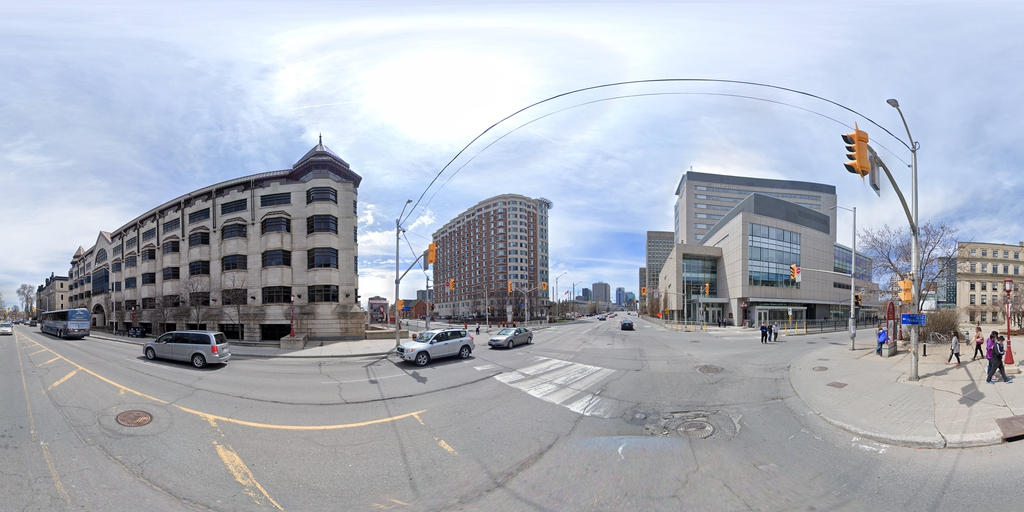
#> input picture GSV_Stiched_Images/-nuwsERqZd4FrW3-A1GAeg.jpg, 1024 x 512 px; its folder holds 2 pictures in this run
$ python calculateResults.py ../GSV_Stiched_Images
#> lines starting #> are read from the running program, lines starting #| are printed output that depends on the picture
import cv2
import os
import math
import sys


if len(sys.argv) == 2:
    filepath = sys.argv[1]
    files = os.listdir(filepath)
    x0 = 86
    y0 = 86
    outputpath = filepath + '_RESULTS'

    isExists = os.path.exists(outputpath)

    if not isExists:
        os.mkdir(outputpath)

    f = open(outputpath+'/SEGNET_Results.csv','w')

    for value,inputimg in enumerate(files):
        r = 82
        if inputimg=='.DS_Store':
            continue
        fisheye_img = cv2.imread(filepath+'/'+inputimg)
#> fisheye_img is the input picture: shape (512, 1024, 3); mean B, G, R 186.6, 176, 170.7
        pano_ID = inputimg.split('.')[0]
        svf = 0.00
        tvf = 0.00
        bvf = 0.00
        for index in range(1,28):
            circled_img = cv2.imread(filepath+'/'+inputimg)
            cv2.circle(circled_img,(86,86),r,[0,255,255])
            cv2.circle(circled_img,(86,86),r-1,[0,255,255])
            cv2.circle(circled_img,(86,86),r-2,[0,255,255])
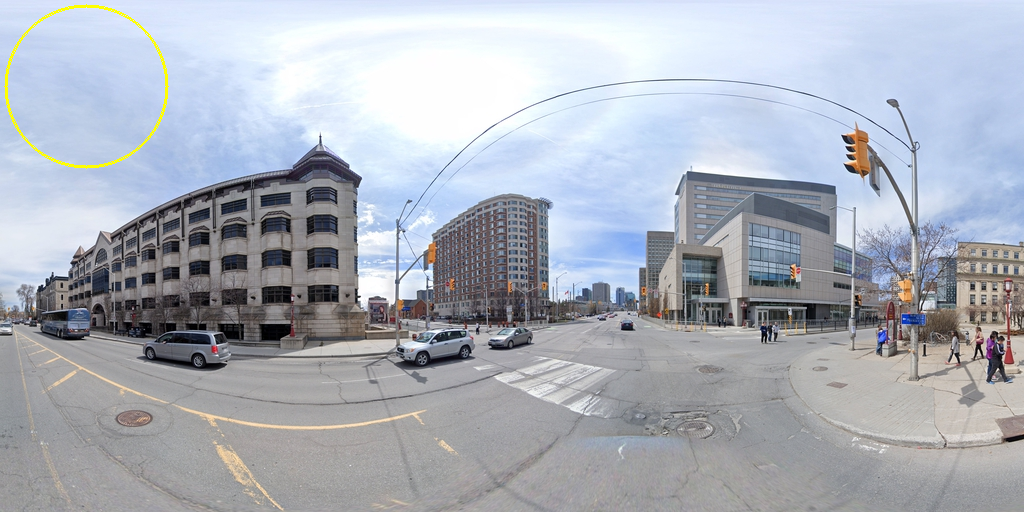
#> circled_img: shape (512, 1024, 3); mean B, G, R 186, 176.1, 170.8

            circle_points = []
            sky_points = []
            tree_points = []
            building_points =[]
            for i in range(0, 173):
                for j in range(0, 173):
                    if circled_img[i][j][0] == 0 and circled_img[i][j][1] == 255 and circled_img[i][j][2] == 255:
                        circle_points.append([i,j])

            for point in circle_points:
                x= point[0]
                y= point[1]
                if fisheye_img[x][y][0] in range(7,60)  and fisheye_img[x][y][1] in range(60,173) and fisheye_img[x][y][2] in range(52,144):
                    tree_points.append(point)
                elif fisheye_img[x][y][0] in range(176,182) and fisheye_img[x][y][1] in range(129,132) and fisheye_img[x][y][2] in range(69,71):
                    sky_points.append(point)
                elif fisheye_img[x][y][0] in range(67,71) and fisheye_img[x][y][1] in range(67,71) and fisheye_img[x][y][2] in range(67,71):
                    building_points.append(point)
#> after the loop, building_points = []; sky_points = []; tree_points = []


            sky = len(sky_points)/len(circle_points)
#> sky = 0
            svf = svf + math.sin(math.pi*(2*index-1)/54)*sky
#> svf = 0
            tree = len(tree_points)/len(circle_points)
#> tree = 0
            tvf = tvf + math.sin(math.pi*(2*index-1)/54)*tree
#> tvf = 0
            building = len(building_points)/len(circle_points)
#> building = 0
            bvf = bvf + math.sin(math.pi*(2*index-1)/54)*building
#> bvf = 0

            r=r-3
        if value==0:
            lineTxt = '%s,%s,%s,%s\n'%('pano_ID','svf','tvf','bvf')
            f.write(lineTxt)
        svf = (math.pi/54) * svf
        tvf = (math.pi/54) * tvf
        bvf = (math.pi/54) * bvf
        lineTxt = '%s,%s,%s,%s\n'%(pano_ID,svf,tvf,bvf)
        print(lineTxt)
#| -nuwsERqZd4FrW3-A1GAeg,0.0,0.0,0.0

        f.write(lineTxt)
#> pass 2 of the loop `for value,inputimg in enumerate(files):`:
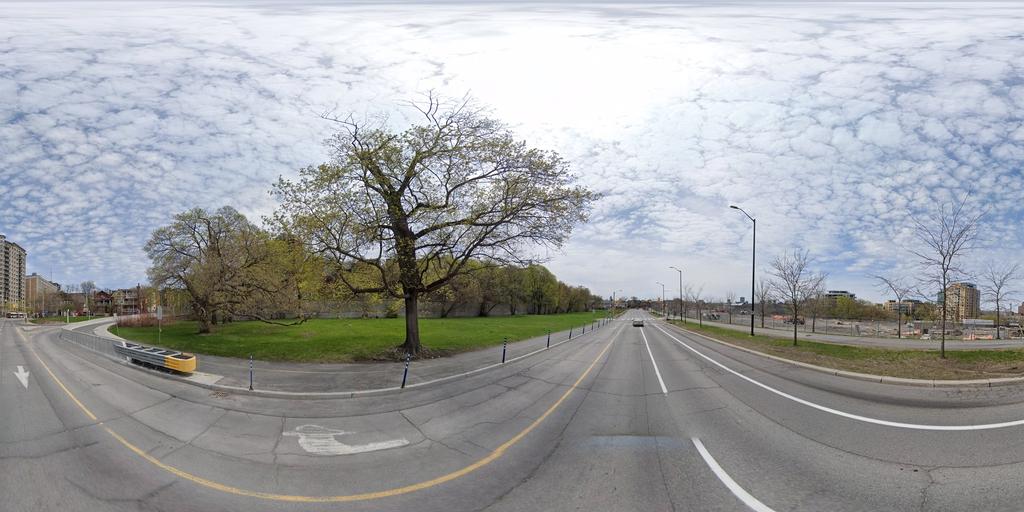
#> input picture GSV_Stiched_Images/0QuzMVCX6yPpgDJEaPsOMg.jpg, 1024 x 512 px
#> fisheye_img is the input picture: shape (512, 1024, 3); mean B, G, R 165, 162.7, 160.3
#> `cv2.circle(circled_img,(86,86),r-2,[0,255,255])`:
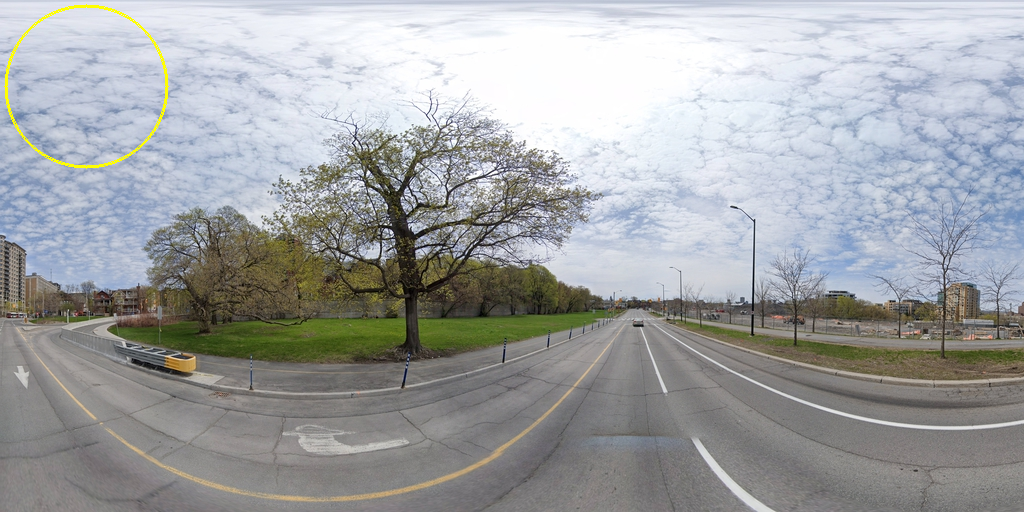
#> circled_img: shape (512, 1024, 3); mean B, G, R 164.5, 162.8, 160.5

    f.close()

print('*****Process Completed****')
